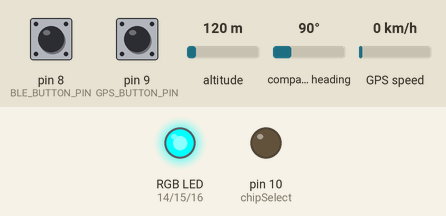
This sketch was run on a simulated Arduino Pro Mini, built with avr-gcc and run on an emulated ATmega328P. On the bench: an RGB LED mixed from three pins (HIGH = lit), output pins drawn as LEDs (lit = HIGH). Dashed ring = blinking. The test bench sets the inputs (shaded band); at power-on: pin 8 (BLE_BUTTON_PIN) LOW, pin 9 (GPS_BUTTON_PIN) LOW, altitude 120 m, compass heading 90°, GPS speed 0 km/h. Storage starts empty; the GPS gets a fix after 3 s at 37.7749, -122.4194 with 8 satellites.

Above: at 1.8 s.
1.9 s: pin 8 (BLE_BUTTON_PIN) pulled HIGH for 3.2 s
At 3.1 s:
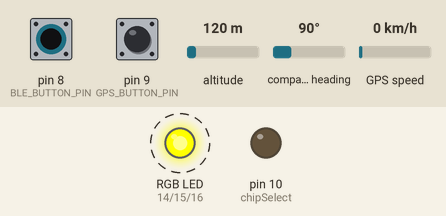
8.1 s: pin 9 (GPS_BUTTON_PIN) pulled HIGH for 0.6 s
At 9.5 s:
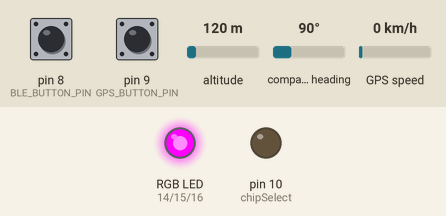
10.5 s: pin 9 (GPS_BUTTON_PIN) pulled HIGH for 1 s
At 13.4 s:
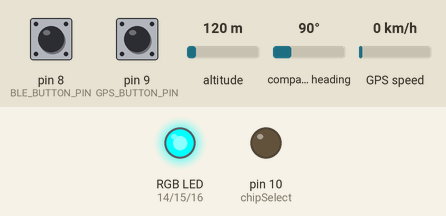
13.7 s: pin 9 (GPS_BUTTON_PIN) pulled HIGH for 3.2 s
At 15.1 s:
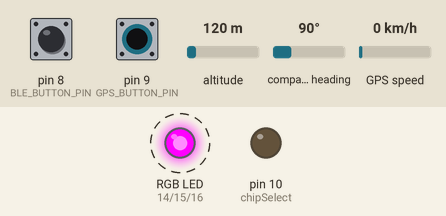
Timing chart, 0 to 19.6 s (numbered marks = the images above; inputs shaded):
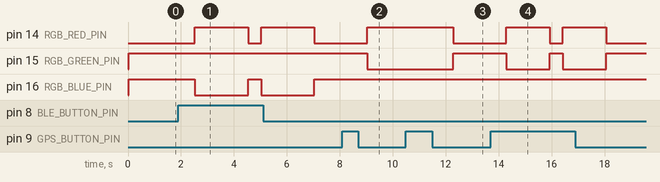

Measured:
- after the input at 1.9 s, pin 14 (RGB_RED_PIN): alternates HIGH for 2.0 s and LOW for 0.50 s, starting after 0.63 s; pin 16 (RGB_BLUE_PIN): alternates HIGH for 0.50 s and LOW for 2.0 s, starting after 0.63 s
- after the input at 8.1 s, pin 14 (RGB_RED_PIN): LOW → HIGH after 0.94 s; pin 15 (RGB_GREEN_PIN): HIGH → LOW after 0.94 s
- after the input at 10.5 s, pin 14 (RGB_RED_PIN): HIGH → LOW after 1.8 s; pin 15 (RGB_GREEN_PIN): LOW → HIGH after 1.8 s
- after the input at 13.7 s, pin 14 (RGB_RED_PIN): alternates HIGH for 1.6 s and LOW for 0.50 s, starting after 0.59 s; pin 15 (RGB_GREEN_PIN): alternates HIGH for 0.50 s and LOW for 1.6 s, starting after 0.59 s

The sketch:

InPace_v5.ino
```cpp
/*

██╗███╗   ██╗    ██████╗  █████╗  ██████╗███████╗
██║████╗  ██║    ██╔══██╗██╔══██╗██╔════╝██╔════╝
██║██╔██╗ ██║    ██████╔╝███████║██║     █████╗
██║██║╚██╗██║    ██╔═══╝ ██╔══██║██║     ██╔══╝
██║██║ ╚████║    ██║     ██║  ██║╚██████╗███████╗
╚═╝╚═╝  ╚═══╝    ╚═╝     ╚═╝  ╚═╝ ╚═════╝╚══════╝

  Hans Heidmann  Calvin Hicks

Sean Tranchette  Madison Rockwell


       ***   Parts List  ***
       ---------------------

// Arduino Pro Mini (5V/16mHz Version)

// Sparkfun "FTDI Basic" (USB Mini to FTDI programmer, 5V version)

// Common Anode RGB LED (4 pins, See my pin description below)

// 2 brown-black-red resistors (1KΩ 5% tolerance)

// 3 red-black-brown resistors (200Ω 5% tolerance)

// 2 Momentary Tactile Push Buttons (2 pin)

// 3-pin On/Off Switch

// Adafruit Ultimate GPS Breakout Board

// Adafruit microSD Card Breakout (Input Voltage: 3-5 Volts)

// 3.7 Volt Single Cell 110 mAh LiPo Battery

// Adafruit "MicroLipo" Lipo Charger (3.7 Volt Output)

// Power Booster "DROK® Slim Boost Converter Module"  (DC 2.5-6V to 4-12V Voltage Regulator)

// Red Bear Labs "BLE Mini v1.1" Bluetooth Module


---------------------------------------

Adafruit microSD Card Read/Write Pins

CS -> pin D-10
MOSI -> pin D-11
MISO -> pin D-12
CLK -> pin D-13

-----------------------------

Adafruit Ultimate GPS_Module Module Pins

RX --> pin D-2
TX --> pin D-3

-----------------------------

Red Bear Labs BLE 4.0 Bluetooth Module Pins

RX --> TX
TX --> RX

-----------------------------

Bluetooth push button --> pin 8
GPS push button --> pin 9

-----------------------------

Four-Pin Addressable G-R-B LED

     __
    /  \
    |___|  <-- flat side
    /| |\
   | | | |
   | | | |
   | | | |
   | | | 4
   1 | 3
     |
     2

(1) RED ground
(2) 4.5-6V VIN  -->  VCC
(3) ground  -->  GND
(4) locic output  -->  (Nothing, but could be used to chain more G-R-B LEDs together.)


-----------------------------


////// systemState ////

systemState = 1: Waiting for user interaction
                 - RGB LED should be RED
                 - attemping to get a GPS_Module Satellite fix


systemState = 2: Logging GPS_Module data
                 - LED should be GREEN
                 - open dataFile (GPS_Moduledata.txt) for writing to
                 - read in GPS_Module data from software serial pins 2 and 3
                 - write GPS_Module data to the microSD


systemState = 3: Sending Data Over Bluetooth
                 - LED should be BLUE
                 - open dataFile (GPS_Moduledata.txt) for reading from
                 - iterate through all the lines of the text file
                 - send each line of the text file through bluetooth as a string
                 - *GPS_Moduledata.txt will be "rebuilt" string by string on the iOS receiving end

*/


#include <Wire.h>
#include <SPI.h>
#include <SD.h>

#include <SoftwareSerial.h>
#include <TinyGPS.h>
#include "RTClib.h"

#include <Adafruit_NeoPixel.h>
#include <avr/power.h>


#define BLE_BUTTON_PIN   8
#define GPS_BUTTON_PIN   9

#define RGB_RED_PIN  14
#define RGB_GREEN_PIN  15
#define RGB_BLUE_PIN  16


/// Push Button States ///
int BLE_Button_State = LOW;
int GPS_Button_State = LOW;


/// SD vars ///
const int chipSelect = 10; // CS (chip select pin on microSD breakout board)
File dataFile;  // creates a File called dataFile which will point to GPS_Moduledata.txt


/// GPS_Module vars ///
RTC_Millis RTC;  // create a Real-Time-Clocking time system
TinyGPS GPS_Module;
SoftwareSerial ss(3, 2); // pin 2 -> GPS_Module RX   and   pin 3 -> GPS_Module TX


//////////////////////////////
/// **** SYSTEM STATE **** ///  See top of this file for description of what my different system states are used for.
//////////////////////////////

int systemState = 1;

//////////////////////////////


////////  MAIN SETUP FUNCTION ////////
void setup()  {

  pinMode(BLE_BUTTON_PIN, INPUT);
  pinMode(GPS_BUTTON_PIN, INPUT);

  pinMode(RGB_RED_PIN, OUTPUT);
  pinMode(RGB_GREEN_PIN, OUTPUT);
  pinMode(RGB_BLUE_PIN, OUTPUT);


  Serial.begin(57600); // for debugging, *** remember to change to 57600 for bluetooth ***
  //Serial.print("Initializing SD card...");   // for debugging, *** remember to comment this out when using RX & TX for bluetooth! ***

  ss.begin(9600); // set the baud rate to 9600 for software serial pins 2 and 3 (GPS_Module)

  pinMode(chipSelect, OUTPUT); // set pin 10 as OUTPUT to ensure correct functionality of microSD sniffer

  RTC.adjust(DateTime(__DATE__, __TIME__));

  if (!SD.begin(chipSelect)) {// see if the card is present and can be initialized
    //Serial.println("Card failed, or not present");  // for debugging, *** remember to comment this out when using RX & TX for bluetooth! ***
    while (1) ; // don't do anything more if the card does't initialize
  }
  //Serial.println("card initialized.");  // for debugging, *** remember to comment this out when using RX & TX for bluetooth! ***

  dataFile = SD.open("gpsdata.txt", FILE_WRITE);  //opens my gpsdata.text file for reading/writing
  if (! dataFile) {
    //Serial.println("error opening gpsdata.txt");  // for debugging, *** remember to comment this out when using RX & TX for bluetooth! ***
    // Wait forever since we cant write data
    while (1) ;
  }


}


////////  MAIN LOOP ////////
void loop()  {


     BLE_Button_State = digitalRead(BLE_BUTTON_PIN);
     GPS_Button_State = digitalRead(GPS_BUTTON_PIN);


     if (systemState == 1) {

            // Serial.pri1ntln("System State:");
            // Serial.println(systemState);

            digitalWrite(RGB_RED_PIN, LOW);
            digitalWrite(RGB_GREEN_PIN, HIGH);
            digitalWrite(RGB_BLUE_PIN, HIGH);

            if (BLE_Button_State == HIGH) {
                systemState = 3;

            } else if (GPS_Button_State == HIGH) {
                 systemState = 2;
            }
            delay(500);


     } else if (systemState == 2) {

        // Serial.println("System State:");
        // Serial.println(systemState);

        digitalWrite(RGB_RED_PIN, HIGH);
        digitalWrite(RGB_GREEN_PIN, LOW);
        digitalWrite(RGB_BLUE_PIN, HIGH);;

        DateTime now = RTC.now();  // set DateTime to current
        bool newData = false;  // initializes newData as false, will become true once the GPS_Module module gets a satellite fix

        for (unsigned long start = millis(); millis() - start < 1000;)
        {
          while (ss.available()) // while data is coming from the GPS_Module module
          {
            char c = ss.read(); // read the GPS_Module data one character at a time
            if (GPS_Module.encode(c)) // check to see if valid NMEA GPS_Module data is coming through yet (satellite fix yet?)
              newData = true; // set to true if we have a satellite fix giving GPS_Module data
          }
        }


        if (newData)  {

            float flat, flon;
            unsigned long age;
            int year;
            byte month, day, hour, minute, second, hundredths;
            GPS_Module.f_get_position(&flat, &flon, &age);
            GPS_Module.crack_datetime(&year, &month, &day, &hour, &minute, &second, &hundredths, &age);
            char sa[32];
            sprintf(sa, "%02d/%02d/%02d", month, day, year);
            char sb[32];
            sprintf(sb, "%02d:%02d:%02d", hour, minute, second);

            /*
            Serial.println(flon == TinyGPS::GPS_INVALID_F_ANGLE ? 0.0 : flon, 6);
            Serial.println(flat == TinyGPS::GPS_INVALID_F_ANGLE ? 0.0 : flat, 6);
            Serial.println(sa);
            Serial.println(sb);
            */

            dataFile.println(flon == TinyGPS::GPS_INVALID_F_ANGLE ? 0.0 : flon, 6);
            dataFile.println(flat == TinyGPS::GPS_INVALID_F_ANGLE ? 0.0 : flat, 6);
            dataFile.println(sa);
            dataFile.println(sb);

            smartdelay(0);


            dataFile.flush();  // flush() ensures that the bytes were (or will be) written to the microSD like they should be
            delay(100);

        }

        if (GPS_Button_State == HIGH) {
              systemState = 1;
              dataFile.println("end");
              dataFile.flush();
        }
        delay(500);


     } else if (systemState == 3)  {
           // Serial.println("System State:");
           // Serial.println(systemState);

           digitalWrite(RGB_RED_PIN, HIGH);
           digitalWrite(RGB_GREEN_PIN, HIGH);
           digitalWrite(RGB_BLUE_PIN, LOW);

           sendBluetoothData();

     }
}


////////  SMART DELAY FOR ERROR-FREE GPS_Module DATA ENCODING ////////
void smartdelay(unsigned long ms)
{
  unsigned long start = millis();
  do
  {
    while (ss.available())
      GPS_Module.encode(ss.read());
  } while (millis() - start < ms);
}


void sendBluetoothData() {

   if (SD.exists("gpsdata.txt")) {

       dataFile = SD.open("gpsdata.txt");

       while (dataFile.available()) {
          Serial.write(dataFile.read()); // read from the file until there's nothing else in it
          //Serial.flush();
       }

       //SD.remove("gpsdata.txt");   // REMOVE gpsdata.txt after sending it over Bluetooth
       delay(2000);

    } else {

          //Serial.println("making gpsdata.txt");  // if the file didn't open, print an error
          SD.begin(chipSelect);
          dataFile = SD.open("gpsdata.txt", FILE_WRITE);  //create a new gpsdata.txt file
          dataFile.flush();
    }

    systemState = 1;
    //Serial.println("System State:");
    //Serial.println(systemState);


}
```
